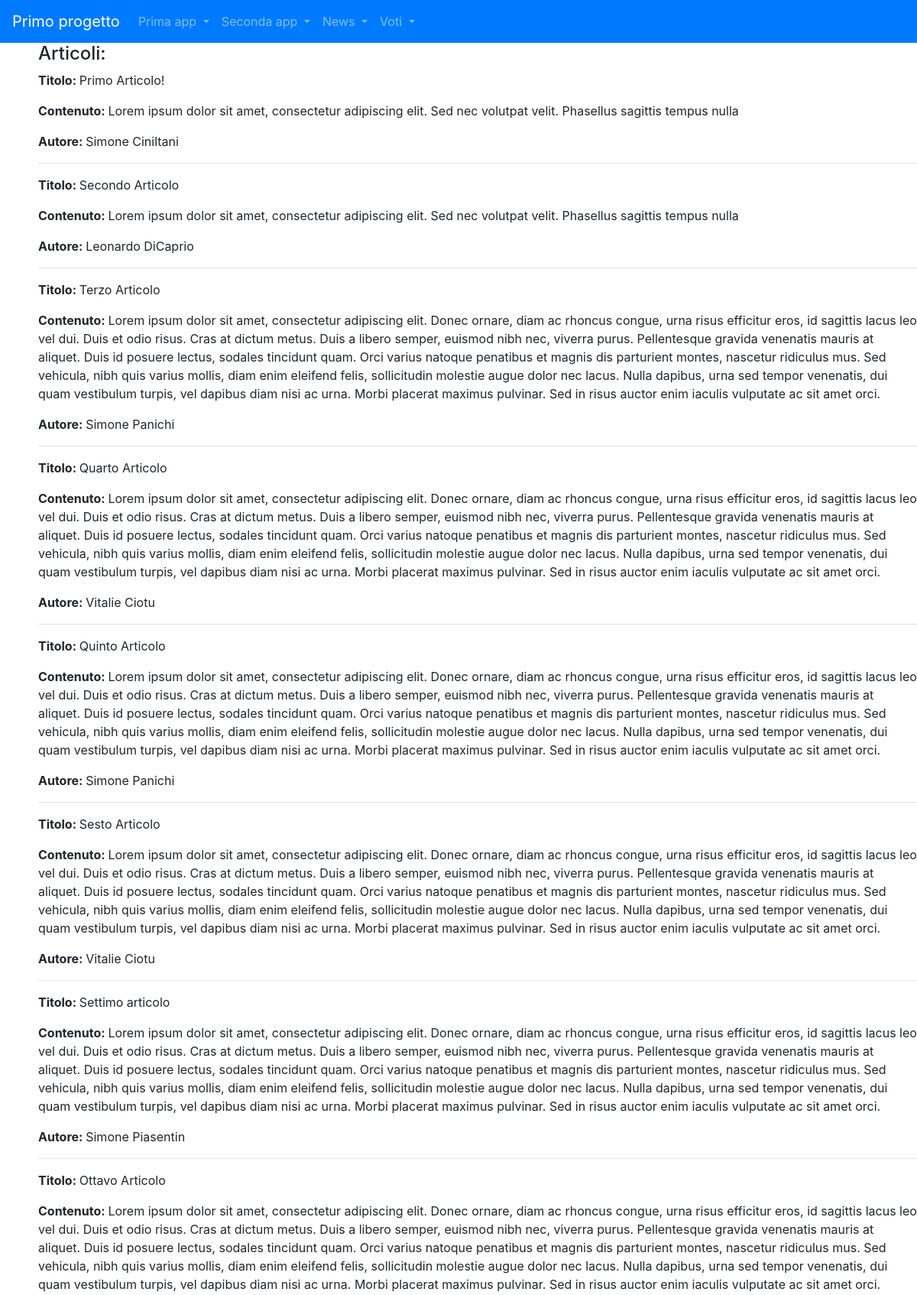
Page /news/ (upper part) on the committed database.
### news/models.py (models this page shows)
class Articolo(models.Model):
    titolo = models.CharField(max_length=100)
    contenuto = models.TextField()
    giornalista=models.ForeignKey(Giornalista,on_delete=models.CASCADE,related_name="articoli")
    data=models.DateField(auto_now=True,blank=True)
    visualizzazioni=models.IntegerField(default=0,blank=True)
    def __str__(self):
        return self.titolo
    class Meta:
        verbose_name="Articolo"
        verbose_name_plural="Articoli"

class Giornalista(models.Model):
    nome = models.CharField(max_length=20)
    cognome = models.CharField(max_length=20)
    anno_di_nascita = models.DateField(blank=True,null=True)
    def __str__(self):
        return self.nome + " "+ self.cognome
    class Meta:
        verbose_name= "Giornalista"
        verbose_name_plural="Giornalisti"

### news/views.py (the view)
# urls.py: path("news/",home,name="home"),
def home(request):
    articoli = Articolo.objects.all()
    giornalisti=Giornalista.objects.all()
    context = {"articoli": articoli,"giornalisti":giornalisti}
    print(context)
    return render(request,"home.html",context)

### news/templates/home.html (shortened to what this page needs)
{% extends "primo_progetto/base.html" %}
{%block content%}
<h4>Articoli: </h4>
    {% for articolo in articoli%}
        <p><strong>Titolo: </strong> {{articolo.titolo}}</p>
        <p><strong>Contenuto: </strong> {{articolo.contenuto}}</p>
        <p><strong>Autore: </strong> {{articolo.giornalista}}</p>
         <hr>
    {% endfor %}
{%endblock content%}

### rows in the picture
Articolo: titolo "Primo Articolo!", contenuto "Lorem ipsum dolor sit amet, consectetur adipiscing elit. Sed nec volutpat velit. Phasellus sagittis tempus nulla", giornalista "Simone Ciniltani"
Articolo: titolo "Secondo Articolo", contenuto "Lorem ipsum dolor sit amet, consectetur adipiscing elit. Sed nec volutpat velit. Phasellus sagittis tempus nulla", giornalista "Leonardo DiCaprio"
Articolo: titolo "Terzo Articolo", contenuto "Lorem ipsum dolor sit amet, consectetur adipiscing elit. Donec ornare, diam ac rhoncus congue, urna risus efficitur eros, id sagittis lacus leo vel dui. Duis et odio risus. Cras at dictum metus. Duis a libero semper, euismod nibh nec, viverra purus. Pellentesque gravida venenatis mauris at aliquet. Duis id posuere lectus, sodales tincidunt quam. Orci varius natoque penatibus et magnis dis parturient montes, nascetur ridiculus mus. Sed vehicula, nibh quis varius mollis, diam enim eleifend felis, sollicitudin molestie augue dolor nec lacus. Nulla dapibus, urna sed tempor venenatis, dui quam vestibulum turpis, vel dapibus diam nisi ac urna. Morbi placerat maximus pulvinar. Sed in risus auctor…", giornalista "Simone Panichi"
Articolo: titolo "Quarto Articolo", contenuto "Lorem ipsum dolor sit amet, consectetur adipiscing elit. Donec ornare, diam ac rhoncus congue, urna risus efficitur eros, id sagittis lacus leo vel dui. Duis et odio risus. Cras at dictum metus. Duis a libero semper, euismod nibh nec, viverra purus. Pellentesque gravida venenatis mauris at aliquet. Duis id posuere lectus, sodales tincidunt quam. Orci varius natoque penatibus et magnis dis parturient montes, nascetur ridiculus mus. Sed vehicula, nibh quis varius mollis, diam enim eleifend felis, sollicitudin molestie augue dolor nec lacus. Nulla dapibus, urna sed tempor venenatis, dui quam vestibulum turpis, vel dapibus diam nisi ac urna. Morbi placerat maximus pulvinar. Sed in risus auctor…", giornalista "Vitalie Ciotu"
Articolo: titolo "Quinto Articolo", contenuto "Lorem ipsum dolor sit amet, consectetur adipiscing elit. Donec ornare, diam ac rhoncus congue, urna risus efficitur eros, id sagittis lacus leo vel dui. Duis et odio risus. Cras at dictum metus. Duis a libero semper, euismod nibh nec, viverra purus. Pellentesque gravida venenatis mauris at aliquet. Duis id posuere lectus, sodales tincidunt quam. Orci varius natoque penatibus et magnis dis parturient montes, nascetur ridiculus mus. Sed vehicula, nibh quis varius mollis, diam enim eleifend felis, sollicitudin molestie augue dolor nec lacus. Nulla dapibus, urna sed tempor venenatis, dui quam vestibulum turpis, vel dapibus diam nisi ac urna. Morbi placerat maximus pulvinar. Sed in risus auctor…", giornalista "Simone Panichi"
Articolo: titolo "Sesto Articolo", contenuto "Lorem ipsum dolor sit amet, consectetur adipiscing elit. Donec ornare, diam ac rhoncus congue, urna risus efficitur eros, id sagittis lacus leo vel dui. Duis et odio risus. Cras at dictum metus. Duis a libero semper, euismod nibh nec, viverra purus. Pellentesque gravida venenatis mauris at aliquet. Duis id posuere lectus, sodales tincidunt quam. Orci varius natoque penatibus et magnis dis parturient montes, nascetur ridiculus mus. Sed vehicula, nibh quis varius mollis, diam enim eleifend felis, sollicitudin molestie augue dolor nec lacus. Nulla dapibus, urna sed tempor venenatis, dui quam vestibulum turpis, vel dapibus diam nisi ac urna. Morbi placerat maximus pulvinar. Sed in risus auctor…", giornalista "Vitalie Ciotu"
Articolo: titolo "Settimo articolo", contenuto "Lorem ipsum dolor sit amet, consectetur adipiscing elit. Donec ornare, diam ac rhoncus congue, urna risus efficitur eros, id sagittis lacus leo vel dui. Duis et odio risus. Cras at dictum metus. Duis a libero semper, euismod nibh nec, viverra purus. Pellentesque gravida venenatis mauris at aliquet. Duis id posuere lectus, sodales tincidunt quam. Orci varius natoque penatibus et magnis dis parturient montes, nascetur ridiculus mus. Sed vehicula, nibh quis varius mollis, diam enim eleifend felis, sollicitudin molestie augue dolor nec lacus. Nulla dapibus, urna sed tempor venenatis, dui quam vestibulum turpis, vel dapibus diam nisi ac urna. Morbi placerat maximus pulvinar. Sed in risus auctor…", giornalista "Simone Piasentin"
Articolo: titolo "Ottavo Articolo", contenuto "Lorem ipsum dolor sit amet, consectetur adipiscing elit. Donec ornare, diam ac rhoncus congue, urna risus efficitur eros, id sagittis lacus leo vel dui. Duis et odio risus. Cras at dictum metus. Duis a libero semper, euismod nibh nec, viverra purus. Pellentesque gravida venenatis mauris at aliquet. Duis id posuere lectus, sodales tincidunt quam. Orci varius natoque penatibus et magnis dis parturient montes, nascetur ridiculus mus. Sed vehicula, nibh quis varius mollis, diam enim eleifend felis, sollicitudin molestie augue dolor nec lacus. Nulla dapibus, urna sed tempor venenatis, dui quam vestibulum turpis, vel dapibus diam nisi ac urna. Morbi placerat maximus pulvinar. Sed in risus auctor…"
